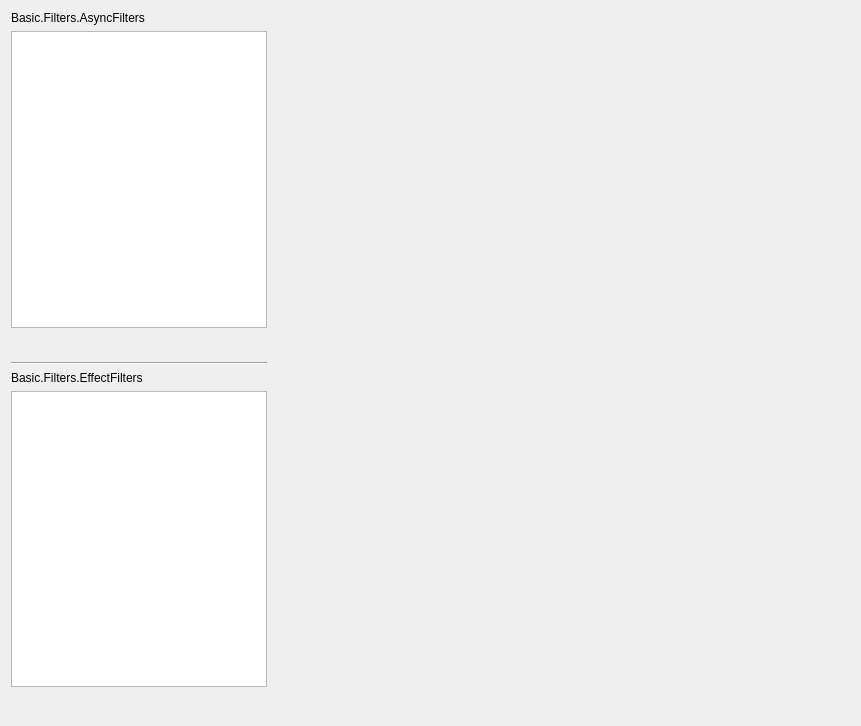
<?xml version="1.0" encoding="UTF-8"?>
<ui version="4.0">
 <class>OBSBasicFilters</class>
 <widget class="QWidget" name="OBSBasicFilters">
  <property name="geometry">
   <rect>
    <x>0</x>
    <y>0</y>
    <width>861</width>
    <height>726</height>
   </rect>
  </property>
  <property name="windowTitle">
   <string>Basic.Filters</string>
  </property>
  <layout class="QVBoxLayout" name="verticalLayout">
   <item>
    <layout class="QHBoxLayout" name="horizontalLayout">
     <property name="sizeConstraint">
      <enum>QLayout::SetMinimumSize</enum>
     </property>
     <item>
      <layout class="QVBoxLayout" name="verticalLayout_2">
       <item>
        <widget class="QWidget" name="asyncWidget" native="true">
         <property name="sizePolicy">
          <sizepolicy hsizetype="Preferred" vsizetype="Expanding">
           <horstretch>0</horstretch>
           <verstretch>0</verstretch>
          </sizepolicy>
         </property>
         <layout class="QVBoxLayout" name="verticalLayout_3">
          <property name="leftMargin">
           <number>0</number>
          </property>
          <property name="topMargin">
           <number>0</number>
          </property>
          <property name="rightMargin">
           <number>0</number>
          </property>
          <property name="bottomMargin">
           <number>0</number>
          </property>
          <item>
           <widget class="QLabel" name="asyncLabel">
            <property name="text">
             <string>Basic.Filters.AsyncFilters</string>
            </property>
           </widget>
          </item>
          <item>
           <widget class="FocusList" name="asyncFilters">
            <property name="sizePolicy">
             <sizepolicy hsizetype="Preferred" vsizetype="Expanding">
              <horstretch>0</horstretch>
              <verstretch>0</verstretch>
             </sizepolicy>
            </property>
            <property name="contextMenuPolicy">
             <enum>Qt::CustomContextMenu</enum>
            </property>
           </widget>
          </item>
          <item alignment="Qt::AlignLeft">
           <widget class="QWidget" name="widget" native="true">
            <layout class="QHBoxLayout" name="horizontalLayout_4">
             <property name="spacing">
              <number>4</number>
             </property>
             <property name="leftMargin">
              <number>0</number>
             </property>
             <property name="topMargin">
              <number>0</number>
             </property>
             <property name="rightMargin">
              <number>0</number>
             </property>
             <property name="bottomMargin">
              <number>0</number>
             </property>
             <item>
              <widget class="QPushButton" name="addAsyncFilter">
               <property name="maximumSize">
                <size>
                 <width>22</width>
                 <height>22</height>
                </size>
               </property>
               <property name="text">
                <string notr="true"/>
               </property>
               <property name="icon">
                <iconset resource="obs.qrc">
                 <normaloff>:/res/images/add.png</normaloff>:/res/images/add.png</iconset>
               </property>
               <property name="autoDefault">
                <bool>false</bool>
               </property>
               <property name="flat">
                <bool>true</bool>
               </property>
               <property name="themeID" stdset="0">
                <string>addIconSmall</string>
               </property>
              </widget>
             </item>
             <item>
              <widget class="QPushButton" name="removeAsyncFilter">
               <property name="maximumSize">
                <size>
                 <width>22</width>
                 <height>22</height>
                </size>
               </property>
               <property name="text">
                <string notr="true"/>
               </property>
               <property name="icon">
                <iconset resource="obs.qrc">
                 <normaloff>:/res/images/list_remove.png</normaloff>:/res/images/list_remove.png</iconset>
               </property>
               <property name="autoDefault">
                <bool>false</bool>
               </property>
               <property name="flat">
                <bool>true</bool>
               </property>
               <property name="themeID" stdset="0">
                <string>removeIconSmall</string>
               </property>
              </widget>
             </item>
             <item>
              <widget class="QPushButton" name="moveAsyncFilterUp">
               <property name="maximumSize">
                <size>
                 <width>22</width>
                 <height>22</height>
                </size>
               </property>
               <property name="text">
                <string notr="true"/>
               </property>
               <property name="icon">
                <iconset resource="obs.qrc">
                 <normaloff>:/res/images/up.png</normaloff>:/res/images/up.png</iconset>
               </property>
               <property name="autoDefault">
                <bool>false</bool>
               </property>
               <property name="flat">
                <bool>true</bool>
               </property>
               <property name="themeID" stdset="0">
                <string>upArrowIconSmall</string>
               </property>
              </widget>
             </item>
             <item>
              <widget class="QPushButton" name="moveAsyncFilterDown">
               <property name="maximumSize">
                <size>
                 <width>22</width>
                 <height>22</height>
                </size>
               </property>
               <property name="text">
                <string notr="true"/>
               </property>
               <property name="icon">
                <iconset resource="obs.qrc">
                 <normaloff>:/res/images/down.png</normaloff>:/res/images/down.png</iconset>
               </property>
               <property name="autoDefault">
                <bool>false</bool>
               </property>
               <property name="flat">
                <bool>true</bool>
               </property>
               <property name="themeID" stdset="0">
                <string>downArrowIconSmall</string>
               </property>
              </widget>
             </item>
            </layout>
           </widget>
          </item>
         </layout>
        </widget>
       </item>
       <item>
        <widget class="Line" name="separatorLine">
         <property name="orientation">
          <enum>Qt::Horizontal</enum>
         </property>
        </widget>
       </item>
       <item>
        <widget class="QWidget" name="effectWidget" native="true">
         <property name="sizePolicy">
          <sizepolicy hsizetype="Preferred" vsizetype="Expanding">
           <horstretch>0</horstretch>
           <verstretch>0</verstretch>
          </sizepolicy>
         </property>
         <layout class="QVBoxLayout" name="verticalLayout_4">
          <property name="leftMargin">
           <number>0</number>
          </property>
          <property name="topMargin">
           <number>0</number>
          </property>
          <property name="rightMargin">
           <number>0</number>
          </property>
          <property name="bottomMargin">
           <number>0</number>
          </property>
          <item>
           <widget class="QLabel" name="label_2">
            <property name="text">
             <string>Basic.Filters.EffectFilters</string>
            </property>
           </widget>
          </item>
          <item>
           <widget class="FocusList" name="effectFilters">
            <property name="sizePolicy">
             <sizepolicy hsizetype="Preferred" vsizetype="Expanding">
              <horstretch>0</horstretch>
              <verstretch>0</verstretch>
             </sizepolicy>
            </property>
            <property name="contextMenuPolicy">
             <enum>Qt::CustomContextMenu</enum>
            </property>
           </widget>
          </item>
          <item alignment="Qt::AlignLeft">
           <widget class="QWidget" name="widget_2" native="true">
            <layout class="QHBoxLayout" name="horizontalLayout_6">
             <property name="spacing">
              <number>4</number>
             </property>
             <property name="leftMargin">
              <number>0</number>
             </property>
             <property name="topMargin">
              <number>0</number>
             </property>
             <property name="rightMargin">
              <number>0</number>
             </property>
             <property name="bottomMargin">
              <number>0</number>
             </property>
             <item>
              <widget class="QPushButton" name="addEffectFilter">
               <property name="maximumSize">
                <size>
                 <width>22</width>
                 <height>22</height>
                </size>
               </property>
               <property name="text">
                <string notr="true"/>
               </property>
               <property name="icon">
                <iconset resource="obs.qrc">
                 <normaloff>:/res/images/add.png</normaloff>:/res/images/add.png</iconset>
               </property>
               <property name="autoDefault">
                <bool>false</bool>
               </property>
               <property name="flat">
                <bool>true</bool>
               </property>
               <property name="themeID" stdset="0">
                <string>addIconSmall</string>
               </property>
              </widget>
             </item>
             <item>
              <widget class="QPushButton" name="removeEffectFilter">
               <property name="maximumSize">
                <size>
                 <width>22</width>
                 <height>22</height>
                </size>
               </property>
               <property name="text">
                <string notr="true"/>
               </property>
               <property name="icon">
                <iconset resource="obs.qrc">
                 <normaloff>:/res/images/list_remove.png</normaloff>:/res/images/list_remove.png</iconset>
               </property>
               <property name="autoDefault">
                <bool>false</bool>
               </property>
               <property name="flat">
                <bool>true</bool>
               </property>
               <property name="themeID" stdset="0">
                <string>removeIconSmall</string>
               </property>
              </widget>
             </item>
             <item>
              <widget class="QPushButton" name="moveEffectFilterUp">
               <property name="maximumSize">
                <size>
                 <width>22</width>
                 <height>22</height>
                </size>
               </property>
               <property name="text">
                <string notr="true"/>
               </property>
               <property name="icon">
                <iconset resource="obs.qrc">
                 <normaloff>:/res/images/up.png</normaloff>:/res/images/up.png</iconset>
               </property>
               <property name="autoDefault">
                <bool>false</bool>
               </property>
               <property name="flat">
                <bool>true</bool>
               </property>
               <property name="themeID" stdset="0">
                <string>upArrowIconSmall</string>
               </property>
              </widget>
             </item>
             <item>
              <widget class="QPushButton" name="moveEffectFilterDown">
               <property name="maximumSize">
                <size>
                 <width>22</width>
                 <height>22</height>
                </size>
               </property>
               <property name="text">
                <string notr="true"/>
               </property>
               <property name="icon">
                <iconset resource="obs.qrc">
                 <normaloff>:/res/images/down.png</normaloff>:/res/images/down.png</iconset>
               </property>
               <property name="autoDefault">
                <bool>false</bool>
               </property>
               <property name="flat">
                <bool>true</bool>
               </property>
               <property name="themeID" stdset="0">
                <string>downArrowIconSmall</string>
               </property>
              </widget>
             </item>
            </layout>
           </widget>
          </item>
         </layout>
        </widget>
       </item>
      </layout>
     </item>
     <item>
      <layout class="QVBoxLayout" name="rightContainerLayout">
       <item>
        <layout class="QVBoxLayout" name="rightLayout">
        </layout>
       </item>
       <item>
        <spacer name="verticalSpacer">
         <property name="orientation">
          <enum>Qt::Vertical</enum>
         </property>
         <property name="sizeHint" stdset="0">
          <size>
           <width>20</width>
           <height>40</height>
          </size>
         </property>
        </spacer>
       </item>
       <item>
        <layout class="QHBoxLayout" name="horizontalLayout_2">
         <property name="spacing">
          <number>4</number>
         </property>
         <property name="sizeConstraint">
          <enum>QLayout::SetMaximumSize</enum>
         </property>
         <item>
          <spacer name="horizontalSpacer">
           <property name="orientation">
            <enum>Qt::Horizontal</enum>
           </property>
           <property name="sizeHint" stdset="0">
            <size>
             <width>0</width>
             <height>0</height>
            </size>
           </property>
          </spacer>
         </item>
        </layout>
       </item>
      </layout>
     </item>
    </layout>
   </item>
  </layout>
 </widget>
 <customwidgets>
  <customwidget>
   <class>OBSQTDisplay</class>
   <extends>QWidget</extends>
   <header>qt-display.hpp</header>
   <container>1</container>
  </customwidget>
  <customwidget>
   <class>FocusList</class>
   <extends>QListWidget</extends>
   <header>focus-list.hpp</header>
  </customwidget>
 </customwidgets>
 <resources>
  <include location="obs.qrc"/>
 </resources>
 <connections>
 </connections>
</ui>
